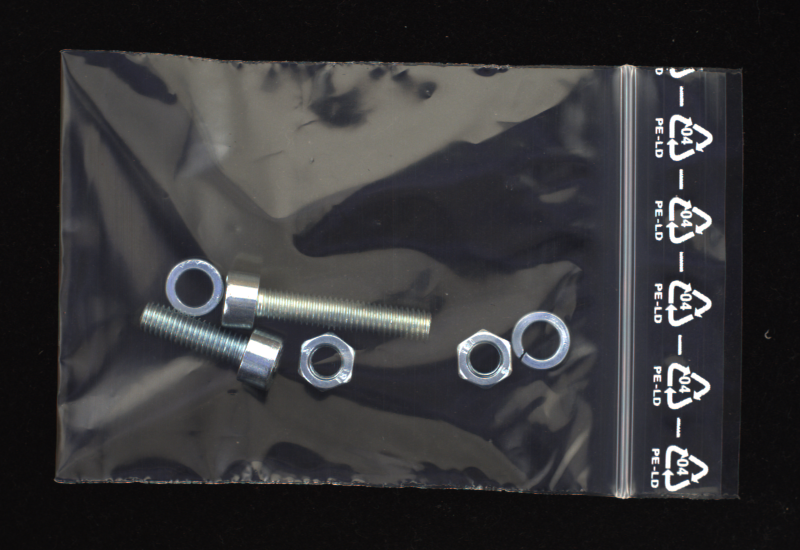
#> input picture Q2-Quality inspection/test/good/002.png, 1600 x 1100 px, found by its file name (shown at 1/2 size); its folder holds only this picture in this run
$ python main.py
#> lines starting #> are read from the running program, lines starting #| are printed output that depends on the picture
#main code
'''Isolation Forest is a powerful algorithm commonly used for detecting anomalies, both logical and
structural, in unsupervised data. It works by isolating anomalies in a dataset using a tree-based approach.'''
import numpy as np
import pandas as pd
import tensorflow as tf
import os
import cv2
import matplotlib.pyplot as plt
import warnings
from sklearn.metrics import confusion_matrix
import seaborn as sns
from sklearn.ensemble import IsolationForest

# Directory containing the images
image_folder = 'train/good/'  # Replace 'path/to/image/folder' with the actual folder path

# Get all image file names from the folder
image_files = os.listdir(image_folder)

# Create full image paths by joining the folder path with each image file name
image_paths = [os.path.join(image_folder, img_file) for img_file in image_files]


#ignores if any warning arises to continue running of code
warnings.filterwarnings("ignore")

# Function to extract features from an image using color histogram
def extract_features(image_path, bins=(8, 8, 8)):
    # Load the image
#> called with image_path = 'train/good/002.png', bins = (8, 8, 8)
    image = cv2.imread(image_path)
#> image is the input picture: shape (1100, 1600, 3); mean B, G, R 54.3, 52.5, 53
    # Resize the image to a fixed size (optional)
    image = cv2.resize(image, (256, 256))
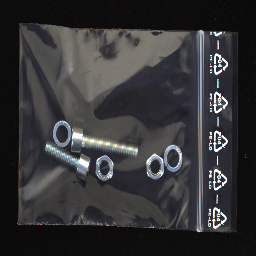
#> image: shape (256, 256, 3); mean B, G, R 54.3, 52.5, 53
    # Convert the image to HSV color space
    hsv_image = cv2.cvtColor(image, cv2.COLOR_BGR2HSV)
#> hsv_image: shape (256, 256, 3); mean H, S, V 84.4, 30.4, 56.6
    # Calculate the color histogram
    hist = cv2.calcHist([hsv_image], [0, 1, 2], None, bins, [0, 180, 0, 256, 0, 256])
    # Normalize the histogram
    cv2.normalize(hist, hist)
    # Flatten the histogram to create a feature vector for each individual image data point
    features = hist.flatten()
#> features = 512 values, max 0.708 at index 329, min 0 at index 36, mean 0.00814
    return features

feature_list = [extract_features(img_path) for img_path in image_paths]
#> feature_list = 1 item
feature_matrix = np.array(feature_list)


# Initialize and fit Isolation Forest model
isolation_forest = IsolationForest(contamination=0.1)  # Adjust contamination based on expected anomalies
isolation_forest.fit(feature_matrix)

# Predict anomalies
anomaly_scores = isolation_forest.decision_function(feature_matrix)
#> anomaly_scores = [0]
anomaly_labels = isolation_forest.predict(feature_matrix)
#> anomaly_labels = [1]


# Identify anomalies based on scores and labels
# Calculate threshold based on training data
threshold = np.percentile(anomaly_scores, 100)  # Since all values are good we set it 100
#> threshold = 0
print(threshold)
#| 0.0


# Visualize results
plt.figure(figsize=(10, 5))
plt.subplot(1, 2, 1)
plt.hist(anomaly_scores, bins=50)
plt.title('Anomaly Scores Histogram')
plt.xlabel('Anomaly Score')
plt.ylabel('Frequency')

plt.subplot(1, 2, 2)
plt.scatter(range(len(anomaly_scores)), anomaly_scores, c=anomaly_labels, cmap='viridis')
plt.colorbar(label='Anomaly Label')
plt.title('Anomaly Scores vs. Index')
plt.xlabel('Index')
plt.ylabel('Anomaly Score')

plt.tight_layout()
plt.show()
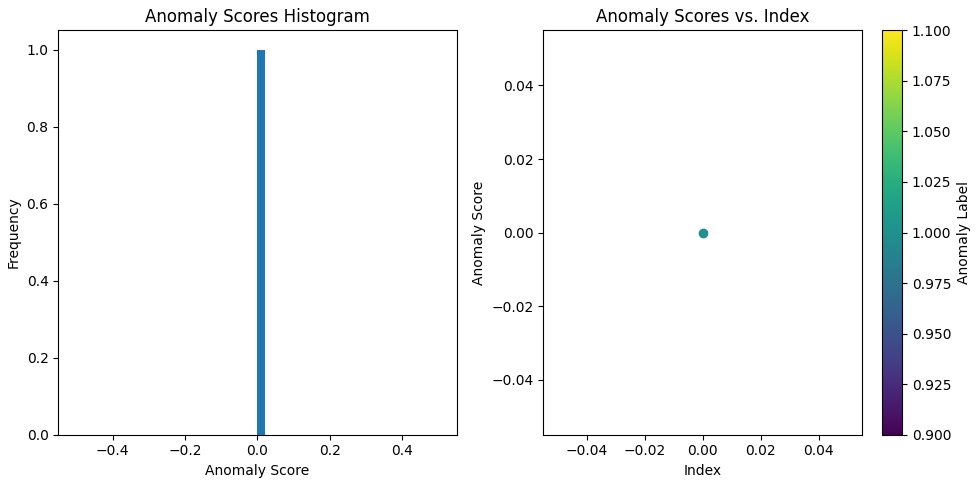
#> figure drawn by matplotlib, 3 panels; panel 1: tallest bar 1 high, from x = 0 to 0.02

test_folder = 'test'
# List to store all image file paths
test_image_paths = []


test_labels=[]
for folder in os.listdir(test_folder):
    test_labels.append(folder)

for i,folder in enumerate(test_labels):
    for image in os.listdir(test_folder+'/'+folder):
        img_path = os.path.join(test_folder+'/'+folder+'/'+image)
        test_image_paths.append(img_path)

test_feature_list = [extract_features(img_path) for img_path in test_image_paths]
#> call 3 of extract_features, with image_path = 'test/logical_anomalies/005.png', bins = (8, 8, 8)
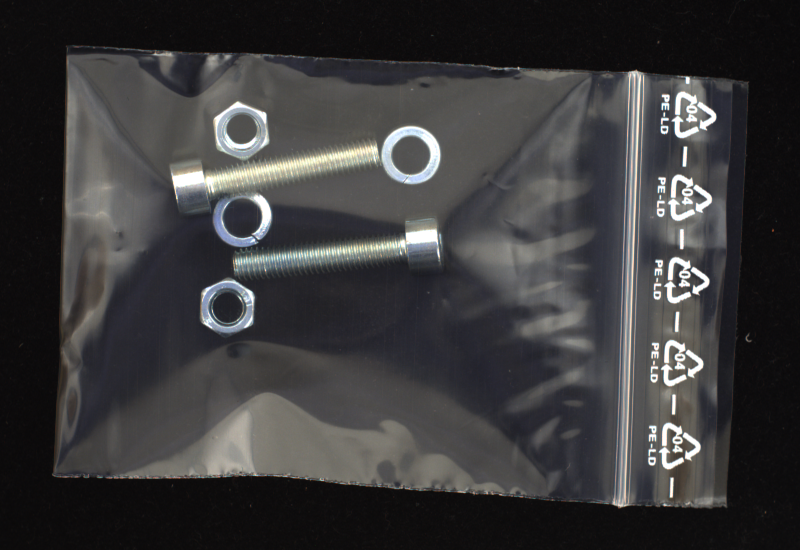
#> input picture Q2-Quality inspection/test/logical_anomalies/005.png, 1600 x 1100 px (shown at 1/2 size)
#> in extract_features, image is the input picture: shape (1100, 1600, 3); mean B, G, R 59.1, 58.3, 59
#> in extract_features (call 3), `image = cv2.resize(image, (256, 256))`:
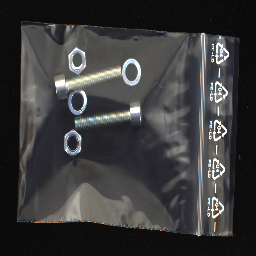
#> image: shape (256, 256, 3); mean B, G, R 59, 58.2, 58.9
#> in extract_features (call 3), `hsv_image = cv2.cvtColor(image, cv2.COLOR_BGR2HSV)`: hsv_image: shape (256, 256, 3); mean H, S, V 80.1, 27.3, 61.8
#> in extract_features (call 3), `features = hist.flatten()`: features = 512 values, max 0.529 at index 329, min 0 at index 40, mean 0.00913
#> test_feature_list = 2 items
test_feature_matrix = np.array(test_feature_list)

# Predict anomalies
test_anomaly_scores = isolation_forest.decision_function(test_feature_matrix)
#> test_anomaly_scores = [0, 0]
test_anomaly_labels = isolation_forest.predict(test_feature_matrix)
#> test_anomaly_labels = [1, 1]

logical_anomalies=[]
structural_anomalies=[]

print(len(test_anomaly_labels), len(test_image_paths))
#| 2 2

# Iterate through test anomaly labels and scores
for i, label in enumerate(test_anomaly_labels):
    print(f"Index: {i}, Label: {label}")
    if label == -1:  # Check index validity
        logical_anomalies.append(test_image_paths[i])
#> this loop made 2 passes
#| Index: 0, Label: 1
#| Index: 1, Label: 1
#> after the loop, logical_anomalies = []

# Iterate through test anomaly scores for structural anomalies
for i, score in enumerate(test_anomaly_scores):
    print(f"Index: {i}, Score: {score}")
    if score >= threshold:  # Check index validity for structural anomalies
        structural_anomalies.append(test_image_paths[i])
#> this loop made 2 passes
#| Index: 0, Score: 0.0
#| Index: 1, Score: 0.0
#> after the loop, structural_anomalies = ['test/good/002.png', 'test/logical_anomalies/005.png']

# Print and visualize anomalies
print("\nThese images from test dataset show Structural Anomalies:")
for img_path in structural_anomalies:
    print(img_path)
#> this loop made 2 passes
#> img_path on passes 1 to 2: 'test/good/002.png', 'test/logical_anomalies/005.png'
#| test/good/002.png
#| test/logical_anomalies/005.png


print("These images from test dataset show Logical Anomalies:")
for img_path in logical_anomalies:
    print(img_path)
#> this loop made 0 passes
